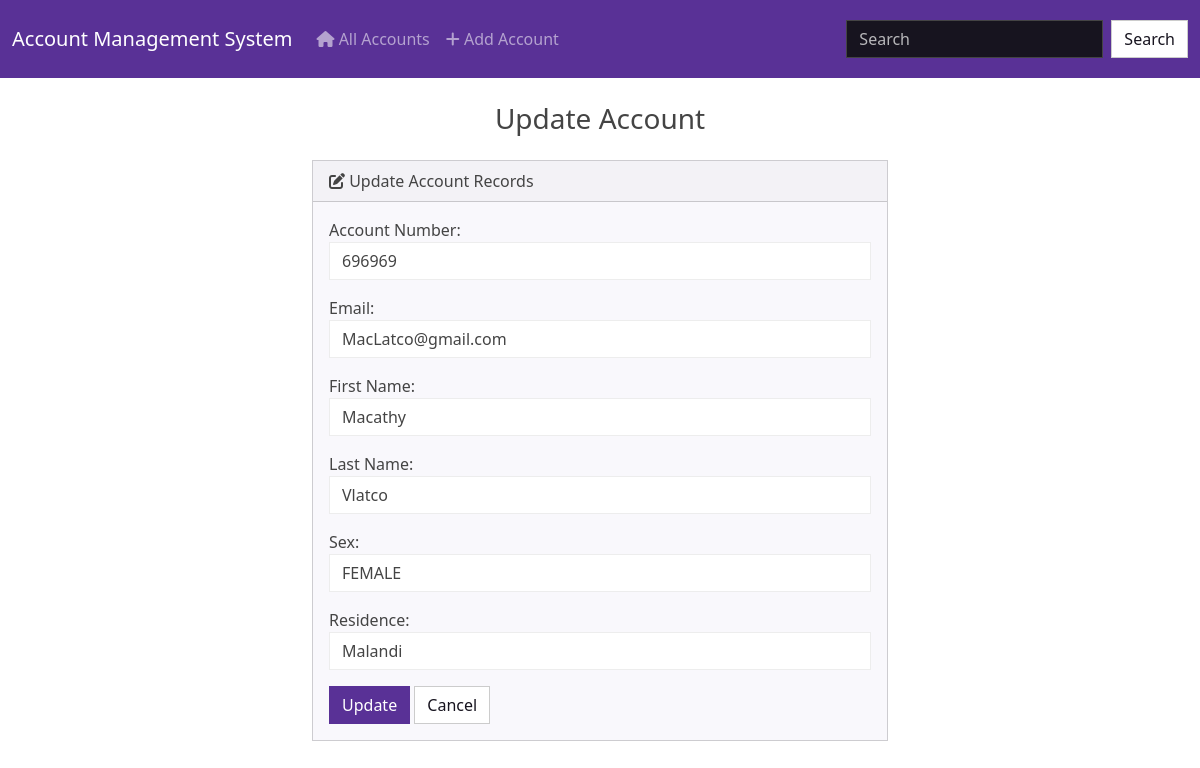
The app's page /update/13/ with its own data.
### accounts/models.py (models this page shows, shortened)
class Account(models.Model):
    class Sex(models.TextChoices):
        MALE = 'M', 'MALE'
        FEMALE = 'F', 'FEMALE'
    account_number = models.PositiveBigIntegerField()
    email = models.EmailField(max_length=100)
    first_name = models.CharField(max_length=50)
    last_name = models.CharField(max_length=50)
    sex = models.CharField(max_length=1, choices=Sex.choices)
    residence = models.CharField(max_length=50)

### accounts/views.py (the view)
# urls.py: path('update/<int:id>/', views.update, name='update'),
def update(request, id):
    if request.method == 'POST':
        account = Account.objects.get(pk=id)
        form = accountForm(request.POST, instance=account)
        if form.is_valid():
            form.save()
            return render(request, 'accounts/update.html', {
                'form': form,
                'success': True
            })
    else:
        account = Account.objects.get(pk=id)
        form = accountForm(instance=account)
    return render(request, 'accounts/update.html', {
        'form': form
    })

### accounts/forms.py
class accountForm(forms.ModelForm):
    class Meta:
        model = Account
        fields = ['account_number', 'email', 'first_name', 'last_name', 'sex', 'residence']
        labels = {
            'account_number': 'Account Number',
            'email': 'Email',
            'first_name': 'First Name',
            'last_name': 'Last Name',
            'sex': 'Sex',
            'residence': 'Residence'
        }
        widgets = {
        'account_number': forms.NumberInput(attrs={'class': 'form-control'}),
        'email': forms.EmailInput(attrs={'class': 'form-control'}),
        'first_name': forms.TextInput(attrs={'class': 'form-control'}),
        'last_name': forms.TextInput(attrs={'class': 'form-control'}),
        'sex': forms.Select(attrs={'class': 'form-control'}),
        'residence': forms.TextInput(attrs={'class': 'form-control'}),
        }

### accounts/templates/accounts/update.html (shortened to what this page needs)
{% extends "accounts/base.html" %}
{% block body %}
    <h3 class="text-center m-4">Update Account</h3>
    {% if success %}
    <div class="alert alert-success" role="alert">
        <i class="fa-solid fa-check"></i> The account is updated successfully. <strong>Automatically redirecting to Home Page...</strong>
        <a href="{% url 'index' %}" class="alert-link">Go to Home Page.</a>
    </div>
    <script>
        // Automatically redirect after a short delay
        setTimeout(function() {
          window.location.href = "{% url 'index' %}";
        }, 3000); // Change 3000 to the desired delay in milliseconds
    </script>
    {% else %}
    <div class="row justify-content-center">
        <div class="col-6">
        <div class="card bg-light mb-3">
            <div class="card-header">
            <i class="fa-solid fa-pen-to-square"></i> Update Account Records
            </div>
            <div class="card-body">
            <form action="" method="POST">
                {{ form.as_p }}
                <button type="submit" class="btn btn-primary">Update</button>
                <a href="{% url 'index' %}" class="btn btn-secondary">Cancel</a>
            </form>
            </div>
        </div>
        </div>
    </div>
{% endif %}
{% endblock %}

### records on screen
Account: account_number "696969", email "MacLatco@gmail.com", first_name "Macathy", last_name "Vlatco", sex "FEMALE", residence "Malandi"
